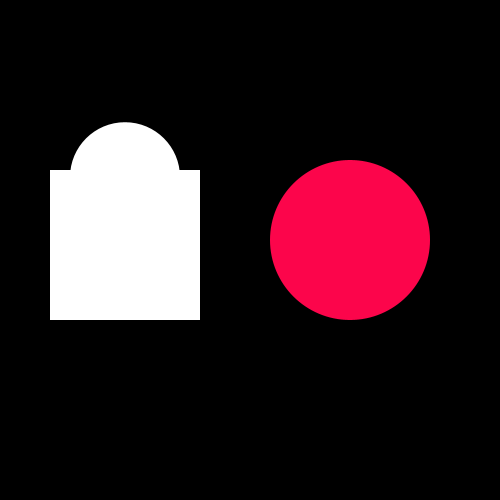
Frame 1 (no input)
Frame 60 (the mouse pressed at the canvas centre just before this capture): identical to frame 1, image omitted
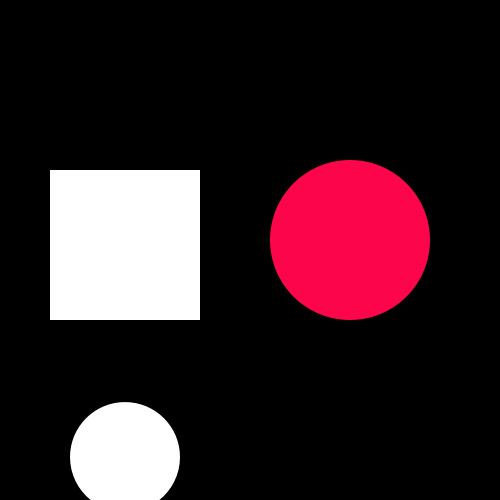
Frame 120 (the mouse held since frame 60 and released just before this capture)

The Processing sketch that drew these frames (run headless with seeded random() and noise(); from frame 60 on, the mouse is pressed at the canvas centre):

// Processing sketch: processing_88815
// ── processing_88815.pde

// int for rectangles
int x = 50;
int y = 170;
int w = 150;
int h = 150;

//ellipse
int i= 350;
int rw=160;
int rh=160;
int rad;


void setup() {
  size(500, 500);
}    

void draw() {
  background(0);

  float d = dist(mouseX*2, mouseY, x, y);


  //rectangle
  if ((mouseX > x) && (mouseX < x+w) &&
    (mouseY > y) && (mouseY < y+h)) {
    fill(#aeeedb, 50);
  } 
  else {
    fill(255);
  }

  noStroke();
  rect(x, y, w, h);

  ellipse(x+75, d, rw-50, rh-50);
  

//ellipse 
if ((mouseX > i-30) && (mouseX < i+rw) && 
(mouseY > y) && (mouseY < y+rh-10)) {
  fill(#fc054b,50);
} 
else {
  fill(#fc054b);
}


ellipse(i, y+70, rw, rh);

ellipse(i, y+70, rw-50, rh-50);

}
